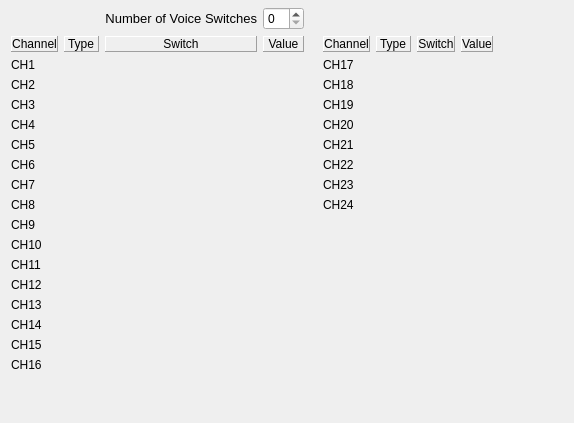
     <widget class="QWidget" name="tabSafetySwitches">
      <property name="autoFillBackground">
       <bool>false</bool>
      </property>
      <attribute name="title">
       <string>Safety Switches</string>
      </attribute>
      <layout class="QGridLayout" name="grid_tabSafetySwitches" rowstretch="0,0,0,0,0,0,0,0,0,0,0,0,0,0,0,0,0,0,0,0,0,0,0,0,0,0,0" columnstretch="0,0,0,0,0,0,0,0,0,0">
       <property name="topMargin">
        <number>7</number>
       </property>
       <property name="verticalSpacing">
        <number>6</number>
       </property>
       <item row="1" column="0">
        <widget class="QLabel" name="label_56">
         <property name="frameShape">
          <enum>QFrame::Panel</enum>
         </property>
         <property name="frameShadow">
          <enum>QFrame::Raised</enum>
         </property>
         <property name="midLineWidth">
          <number>0</number>
         </property>
         <property name="text">
          <string>Channel</string>
         </property>
         <property name="alignment">
          <set>Qt::AlignCenter</set>
         </property>
         <property name="margin">
          <number>3</number>
         </property>
        </widget>
       </item>
       <item row="1" column="2">
        <widget class="QLabel" name="label_66">
         <property name="frameShape">
          <enum>QFrame::Panel</enum>
         </property>
         <property name="frameShadow">
          <enum>QFrame::Raised</enum>
         </property>
         <property name="midLineWidth">
          <number>0</number>
         </property>
         <property name="text">
          <string>Switch</string>
         </property>
         <property name="alignment">
          <set>Qt::AlignCenter</set>
         </property>
         <property name="margin">
          <number>3</number>
         </property>
        </widget>
       </item>
       <item row="1" column="3">
        <widget class="QLabel" name="label_80">
         <property name="frameShape">
          <enum>QFrame::Panel</enum>
         </property>
         <property name="frameShadow">
          <enum>QFrame::Raised</enum>
         </property>
         <property name="midLineWidth">
          <number>0</number>
         </property>
         <property name="text">
          <string>Value</string>
         </property>
         <property name="alignment">
          <set>Qt::AlignCenter</set>
         </property>
         <property name="margin">
          <number>3</number>
         </property>
        </widget>
       </item>
       <item row="2" column="0">
        <widget class="QLabel" name="SS1">
         <property name="text">
          <string notr="true">CH1</string>
         </property>
        </widget>
       </item>
       <item row="3" column="0">
        <widget class="QLabel" name="SS2">
         <property name="text">
          <string notr="true">CH2</string>
         </property>
        </widget>
       </item>
       <item row="4" column="0">
        <widget class="QLabel" name="SS3">
         <property name="text">
          <string notr="true">CH3</string>
         </property>
        </widget>
       </item>
       <item row="5" column="0">
        <widget class="QLabel" name="SS4">
         <property name="text">
          <string notr="true">CH4</string>
         </property>
        </widget>
       </item>
       <item row="6" column="0">
        <widget class="QLabel" name="SS5">
         <property name="text">
          <string notr="true">CH5</string>
         </property>
        </widget>
       </item>
       <item row="7" column="0">
        <widget class="QLabel" name="SS6">
         <property name="text">
          <string notr="true">CH6</string>
         </property>
        </widget>
       </item>
       <item row="8" column="0">
        <widget class="QLabel" name="SS7">
         <property name="text">
          <string notr="true">CH7</string>
         </property>
        </widget>
       </item>
       <item row="9" column="0">
        <widget class="QLabel" name="SS8">
         <property name="text">
          <string notr="true">CH8</string>
         </property>
        </widget>
       </item>
       <item row="10" column="0">
        <widget class="QLabel" name="SS9">
         <property name="text">
          <string notr="true">CH9</string>
         </property>
        </widget>
       </item>
       <item row="11" column="0">
        <widget class="QLabel" name="SS10">
         <property name="text">
          <string notr="true">CH10</string>
         </property>
        </widget>
       </item>
       <item row="12" column="0">
        <widget class="QLabel" name="SS11">
         <property name="text">
          <string notr="true">CH11</string>
         </property>
        </widget>
       </item>
       <item row="13" column="0">
        <widget class="QLabel" name="SS12">
         <property name="text">
          <string notr="true">CH12</string>
         </property>
        </widget>
       </item>
       <item row="14" column="0">
        <widget class="QLabel" name="SS13">
         <property name="text">
          <string notr="true">CH13</string>
         </property>
        </widget>
       </item>
       <item row="15" column="0">
        <widget class="QLabel" name="SS14">
         <property name="text">
          <string notr="true">CH14</string>
         </property>
        </widget>
       </item>
       <item row="16" column="0">
        <widget class="QLabel" name="SS15">
         <property name="text">
          <string notr="true">CH15</string>
         </property>
        </widget>
       </item>
       <item row="0" column="3">
        <widget class="QSpinBox" name="NumVoiceSwSB">
         <property name="maximum">
          <number>16</number>
         </property>
        </widget>
       </item>
       <item row="0" column="2">
        <widget class="QLabel" name="label_NumVoice">
         <property name="font">
          <font>
           <pointsize>10</pointsize>
          </font>
         </property>
         <property name="text">
          <string>Number of Voice Switches</string>
         </property>
         <property name="alignment">
          <set>Qt::AlignRight|Qt::AlignTrailing|Qt::AlignVCenter</set>
         </property>
        </widget>
       </item>
       <item row="1" column="1">
        <widget class="QLabel" name="label_84">
         <property name="frameShape">
          <enum>QFrame::Panel</enum>
         </property>
         <property name="frameShadow">
          <enum>QFrame::Raised</enum>
         </property>
         <property name="text">
          <string>Type</string>
         </property>
        </widget>
       </item>
       <item row="1" column="9">
        <widget class="QLabel" name="label_164">
         <property name="minimumSize">
          <size>
           <width>64</width>
           <height>0</height>
          </size>
         </property>
         <property name="frameShape">
          <enum>QFrame::NoFrame</enum>
         </property>
         <property name="frameShadow">
          <enum>QFrame::Plain</enum>
         </property>
         <property name="text">
          <string/>
         </property>
        </widget>
       </item>
       <item row="26" column="0">
        <spacer name="verticalSpacer_4">
         <property name="orientation">
          <enum>Qt::Vertical</enum>
         </property>
         <property name="sizeHint" stdset="0">
          <size>
           <width>20</width>
           <height>40</height>
          </size>
         </property>
        </spacer>
       </item>
       <item row="17" column="0">
        <widget class="QLabel" name="SS16">
         <property name="text">
          <string notr="true">CH16</string>
         </property>
        </widget>
       </item>
       <item row="1" column="5">
        <widget class="QLabel" name="label_173">
         <property name="frameShape">
          <enum>QFrame::Panel</enum>
         </property>
         <property name="frameShadow">
          <enum>QFrame::Raised</enum>
         </property>
         <property name="midLineWidth">
          <number>0</number>
         </property>
         <property name="text">
          <string>Channel</string>
         </property>
         <property name="alignment">
          <set>Qt::AlignCenter</set>
         </property>
         <property name="margin">
          <number>3</number>
         </property>
        </widget>
       </item>
       <item row="1" column="6">
        <widget class="QLabel" name="label_174">
         <property name="frameShape">
          <enum>QFrame::Panel</enum>
         </property>
         <property name="frameShadow">
          <enum>QFrame::Raised</enum>
         </property>
         <property name="text">
          <string>Type</string>
         </property>
        </widget>
       </item>
       <item row="1" column="7">
        <widget class="QLabel" name="label_175">
         <property name="frameShape">
          <enum>QFrame::Panel</enum>
         </property>
         <property name="frameShadow">
          <enum>QFrame::Raised</enum>
         </property>
         <property name="midLineWidth">
          <number>0</number>
         </property>
         <property name="text">
          <string>Switch</string>
         </property>
         <property name="alignment">
          <set>Qt::AlignCenter</set>
         </property>
         <property name="margin">
          <number>3</number>
         </property>
        </widget>
       </item>
       <item row="1" column="8">
        <widget class="QLabel" name="label_176">
         <property name="frameShape">
          <enum>QFrame::Panel</enum>
         </property>
         <property name="frameShadow">
          <enum>QFrame::Raised</enum>
         </property>
         <property name="midLineWidth">
          <number>0</number>
         </property>
         <property name="text">
          <string>Value</string>
         </property>
         <property name="alignment">
          <set>Qt::AlignCenter</set>
         </property>
         <property name="margin">
          <number>3</number>
         </property>
        </widget>
       </item>
       <item row="2" column="5">
        <widget class="QLabel" name="SS17">
         <property name="text">
          <string notr="true">CH17</string>
         </property>
        </widget>
       </item>
       <item row="3" column="5">
        <widget class="QLabel" name="SS18">
         <property name="text">
          <string notr="true">CH18</string>
         </property>
        </widget>
       </item>
       <item row="4" column="5">
        <widget class="QLabel" name="SS19">
         <property name="text">
          <string notr="true">CH19</string>
         </property>
        </widget>
       </item>
       <item row="5" column="5">
        <widget class="QLabel" name="SS20">
         <property name="text">
          <string notr="true">CH20</string>
         </property>
        </widget>
       </item>
       <item row="6" column="5">
        <widget class="QLabel" name="SS21">
         <property name="text">
          <string notr="true">CH21</string>
         </property>
        </widget>
       </item>
       <item row="7" column="5">
        <widget class="QLabel" name="SS22">
         <property name="text">
          <string notr="true">CH22</string>
         </property>
        </widget>
       </item>
       <item row="8" column="5">
        <widget class="QLabel" name="SS23">
         <property name="text">
          <string notr="true">CH23</string>
         </property>
        </widget>
       </item>
       <item row="9" column="5">
        <widget class="QLabel" name="SS24">
         <property name="text">
          <string notr="true">CH24</string>
         </property>
        </widget>
       </item>
       <item row="1" column="4">
        <widget class="QLabel" name="label_178">
         <property name="enabled">
          <bool>true</bool>
         </property>
         <property name="frameShape">
          <enum>QFrame::NoFrame</enum>
         </property>
         <property name="frameShadow">
          <enum>QFrame::Plain</enum>
         </property>
         <property name="midLineWidth">
          <number>0</number>
         </property>
         <property name="text">
          <string/>
         </property>
         <property name="alignment">
          <set>Qt::AlignCenter</set>
         </property>
         <property name="margin">
          <number>3</number>
         </property>
        </widget>
       </item>
      </layout>
     </widget>
